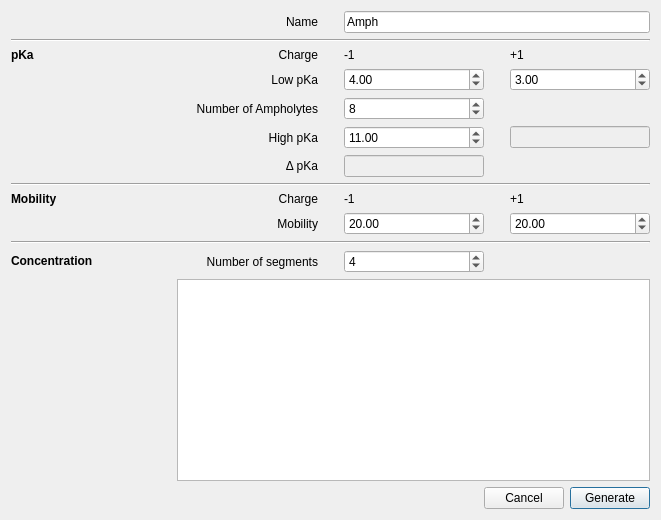
<?xml version="1.0" encoding="UTF-8"?>
<ui version="4.0">
 <class>Ampholines</class>
 <widget class="QDialog" name="Ampholines">
  <property name="geometry">
   <rect>
    <x>0</x>
    <y>0</y>
    <width>661</width>
    <height>520</height>
   </rect>
  </property>
  <property name="windowTitle">
   <string>Ampholytes</string>
  </property>
  <layout class="QGridLayout" name="gridLayout_2">
   <item row="0" column="0">
    <layout class="QGridLayout" name="gridLayout">
     <property name="horizontalSpacing">
      <number>26</number>
     </property>
     <property name="verticalSpacing">
      <number>6</number>
     </property>
     <item row="7" column="0" colspan="4">
      <widget class="Line" name="line">
       <property name="orientation">
        <enum>Qt::Horizontal</enum>
       </property>
      </widget>
     </item>
     <item row="5" column="3">
      <widget class="QLineEdit" name="f_high_pKAp">
       <property name="enabled">
        <bool>false</bool>
       </property>
       <property name="sizePolicy">
        <sizepolicy hsizetype="Minimum" vsizetype="Fixed">
         <horstretch>0</horstretch>
         <verstretch>0</verstretch>
        </sizepolicy>
       </property>
      </widget>
     </item>
     <item row="8" column="2">
      <widget class="QLabel" name="label_5">
       <property name="text">
        <string>-1</string>
       </property>
      </widget>
     </item>
     <item row="8" column="3">
      <widget class="QLabel" name="label_6">
       <property name="text">
        <string>+1</string>
       </property>
      </widget>
     </item>
     <item row="9" column="2">
      <widget class="QDoubleSpinBox" name="f_Un">
       <property name="value">
        <double>20.000000000000000</double>
       </property>
      </widget>
     </item>
     <item row="9" column="3">
      <widget class="QDoubleSpinBox" name="f_Up">
       <property name="value">
        <double>20.000000000000000</double>
       </property>
      </widget>
     </item>
     <item row="0" column="2" colspan="2">
      <widget class="QLineEdit" name="f_name">
       <property name="text">
        <string>Amph</string>
       </property>
      </widget>
     </item>
     <item row="1" column="0" colspan="4">
      <widget class="Line" name="line_2">
       <property name="styleSheet">
        <string notr="true"/>
       </property>
       <property name="orientation">
        <enum>Qt::Horizontal</enum>
       </property>
      </widget>
     </item>
     <item row="8" column="1">
      <widget class="QLabel" name="label_9">
       <property name="text">
        <string>Charge</string>
       </property>
       <property name="alignment">
        <set>Qt::AlignRight|Qt::AlignTrailing|Qt::AlignVCenter</set>
       </property>
      </widget>
     </item>
     <item row="3" column="3">
      <widget class="QDoubleSpinBox" name="f_low_pKAp">
       <property name="maximum">
        <double>15.000000000000000</double>
       </property>
       <property name="singleStep">
        <double>0.100000000000000</double>
       </property>
       <property name="value">
        <double>3.000000000000000</double>
       </property>
      </widget>
     </item>
     <item row="0" column="1">
      <widget class="QLabel" name="label">
       <property name="text">
        <string>Name</string>
       </property>
       <property name="alignment">
        <set>Qt::AlignRight|Qt::AlignTrailing|Qt::AlignVCenter</set>
       </property>
      </widget>
     </item>
     <item row="2" column="1">
      <widget class="QLabel" name="label_4">
       <property name="text">
        <string>Charge</string>
       </property>
       <property name="alignment">
        <set>Qt::AlignRight|Qt::AlignTrailing|Qt::AlignVCenter</set>
       </property>
      </widget>
     </item>
     <item row="2" column="2">
      <widget class="QLabel" name="label_2">
       <property name="text">
        <string>-1</string>
       </property>
      </widget>
     </item>
     <item row="2" column="3">
      <widget class="QLabel" name="label_3">
       <property name="text">
        <string>+1</string>
       </property>
      </widget>
     </item>
     <item row="3" column="2">
      <widget class="QDoubleSpinBox" name="f_low_pKAn">
       <property name="maximum">
        <double>15.000000000000000</double>
       </property>
       <property name="singleStep">
        <double>0.100000000000000</double>
       </property>
       <property name="value">
        <double>4.000000000000000</double>
       </property>
      </widget>
     </item>
     <item row="4" column="2">
      <widget class="QSpinBox" name="f_number">
       <property name="minimum">
        <number>1</number>
       </property>
       <property name="maximum">
        <number>999</number>
       </property>
       <property name="value">
        <number>8</number>
       </property>
      </widget>
     </item>
     <item row="5" column="2">
      <widget class="QDoubleSpinBox" name="f_high_pKAn">
       <property name="maximum">
        <double>15.000000000000000</double>
       </property>
       <property name="singleStep">
        <double>0.100000000000000</double>
       </property>
       <property name="value">
        <double>11.000000000000000</double>
       </property>
      </widget>
     </item>
     <item row="10" column="0" colspan="4">
      <widget class="Line" name="line_3">
       <property name="orientation">
        <enum>Qt::Horizontal</enum>
       </property>
      </widget>
     </item>
     <item row="5" column="1">
      <widget class="QLabel" name="label_11">
       <property name="text">
        <string>High pKa</string>
       </property>
       <property name="alignment">
        <set>Qt::AlignRight|Qt::AlignTrailing|Qt::AlignVCenter</set>
       </property>
      </widget>
     </item>
     <item row="11" column="1">
      <widget class="QLabel" name="label_15">
       <property name="text">
        <string>Number of segments</string>
       </property>
       <property name="alignment">
        <set>Qt::AlignRight|Qt::AlignTrailing|Qt::AlignVCenter</set>
       </property>
      </widget>
     </item>
     <item row="4" column="1">
      <widget class="QLabel" name="label_8">
       <property name="text">
        <string>Number of Ampholytes</string>
       </property>
       <property name="alignment">
        <set>Qt::AlignRight|Qt::AlignTrailing|Qt::AlignVCenter</set>
       </property>
      </widget>
     </item>
     <item row="3" column="1">
      <widget class="QLabel" name="label_10">
       <property name="text">
        <string>Low pKa</string>
       </property>
       <property name="alignment">
        <set>Qt::AlignRight|Qt::AlignTrailing|Qt::AlignVCenter</set>
       </property>
      </widget>
     </item>
     <item row="9" column="1">
      <widget class="QLabel" name="label_7">
       <property name="text">
        <string>Mobility</string>
       </property>
       <property name="alignment">
        <set>Qt::AlignRight|Qt::AlignTrailing|Qt::AlignVCenter</set>
       </property>
      </widget>
     </item>
     <item row="6" column="2">
      <widget class="QLineEdit" name="f_delta_pKA">
       <property name="enabled">
        <bool>false</bool>
       </property>
       <property name="sizePolicy">
        <sizepolicy hsizetype="Minimum" vsizetype="Fixed">
         <horstretch>0</horstretch>
         <verstretch>0</verstretch>
        </sizepolicy>
       </property>
      </widget>
     </item>
     <item row="2" column="0">
      <widget class="QLabel" name="label_12">
       <property name="text">
        <string>&lt;html&gt;&lt;head/&gt;&lt;body&gt;&lt;p&gt;&lt;span style=&quot; font-weight:600;&quot;&gt;pKa&lt;/span&gt;&lt;/p&gt;&lt;/body&gt;&lt;/html&gt;</string>
       </property>
      </widget>
     </item>
     <item row="6" column="1">
      <widget class="QLabel" name="label_14">
       <property name="text">
        <string>Δ pKa</string>
       </property>
       <property name="alignment">
        <set>Qt::AlignRight|Qt::AlignTrailing|Qt::AlignVCenter</set>
       </property>
      </widget>
     </item>
     <item row="8" column="0">
      <widget class="QLabel" name="label_13">
       <property name="text">
        <string>&lt;html&gt;&lt;head/&gt;&lt;body&gt;&lt;p&gt;&lt;span style=&quot; font-weight:600;&quot;&gt;Mobility&lt;/span&gt;&lt;/p&gt;&lt;/body&gt;&lt;/html&gt;</string>
       </property>
      </widget>
     </item>
     <item row="11" column="2">
      <widget class="QSpinBox" name="f_segmentsNumber">
       <property name="maximum">
        <number>8</number>
       </property>
       <property name="value">
        <number>4</number>
       </property>
      </widget>
     </item>
     <item row="12" column="1" colspan="3">
      <widget class="QTableView" name="f_segmentsView"/>
     </item>
     <item row="11" column="0">
      <widget class="QLabel" name="label_16">
       <property name="text">
        <string>&lt;html&gt;&lt;head/&gt;&lt;body&gt;&lt;p&gt;&lt;span style=&quot; font-weight:600;&quot;&gt;Concentration&lt;/span&gt;&lt;/p&gt;&lt;/body&gt;&lt;/html&gt;</string>
       </property>
      </widget>
     </item>
    </layout>
   </item>
   <item row="1" column="0">
    <layout class="QHBoxLayout" name="horizontalLayout">
     <item>
      <spacer name="horizontalSpacer">
       <property name="orientation">
        <enum>Qt::Horizontal</enum>
       </property>
       <property name="sizeHint" stdset="0">
        <size>
         <width>40</width>
         <height>20</height>
        </size>
       </property>
      </spacer>
     </item>
     <item>
      <widget class="QPushButton" name="pushButton_2">
       <property name="text">
        <string>Cancel</string>
       </property>
       <property name="autoDefault">
        <bool>false</bool>
       </property>
      </widget>
     </item>
     <item>
      <widget class="QPushButton" name="pushButton">
       <property name="text">
        <string>Generate</string>
       </property>
       <property name="autoDefault">
        <bool>false</bool>
       </property>
       <property name="default">
        <bool>true</bool>
       </property>
      </widget>
     </item>
    </layout>
   </item>
  </layout>
 </widget>
 <tabstops>
  <tabstop>f_name</tabstop>
  <tabstop>f_low_pKAn</tabstop>
  <tabstop>f_low_pKAp</tabstop>
  <tabstop>f_number</tabstop>
  <tabstop>f_high_pKAn</tabstop>
  <tabstop>f_high_pKAp</tabstop>
  <tabstop>f_delta_pKA</tabstop>
  <tabstop>f_Un</tabstop>
  <tabstop>f_Up</tabstop>
  <tabstop>f_segmentsNumber</tabstop>
  <tabstop>f_segmentsView</tabstop>
  <tabstop>pushButton_2</tabstop>
  <tabstop>pushButton</tabstop>
 </tabstops>
 <resources/>
 <connections>
  <connection>
   <sender>pushButton_2</sender>
   <signal>clicked()</signal>
   <receiver>Ampholines</receiver>
   <slot>reject()</slot>
   <hints>
    <hint type="sourcelabel">
     <x>537</x>
     <y>497</y>
    </hint>
    <hint type="destinationlabel">
     <x>377</x>
     <y>477</y>
    </hint>
   </hints>
  </connection>
  <connection>
   <sender>pushButton</sender>
   <signal>clicked()</signal>
   <receiver>Ampholines</receiver>
   <slot>accept()</slot>
   <hints>
    <hint type="sourcelabel">
     <x>603</x>
     <y>491</y>
    </hint>
    <hint type="destinationlabel">
     <x>231</x>
     <y>478</y>
    </hint>
   </hints>
  </connection>
 </connections>
</ui>
